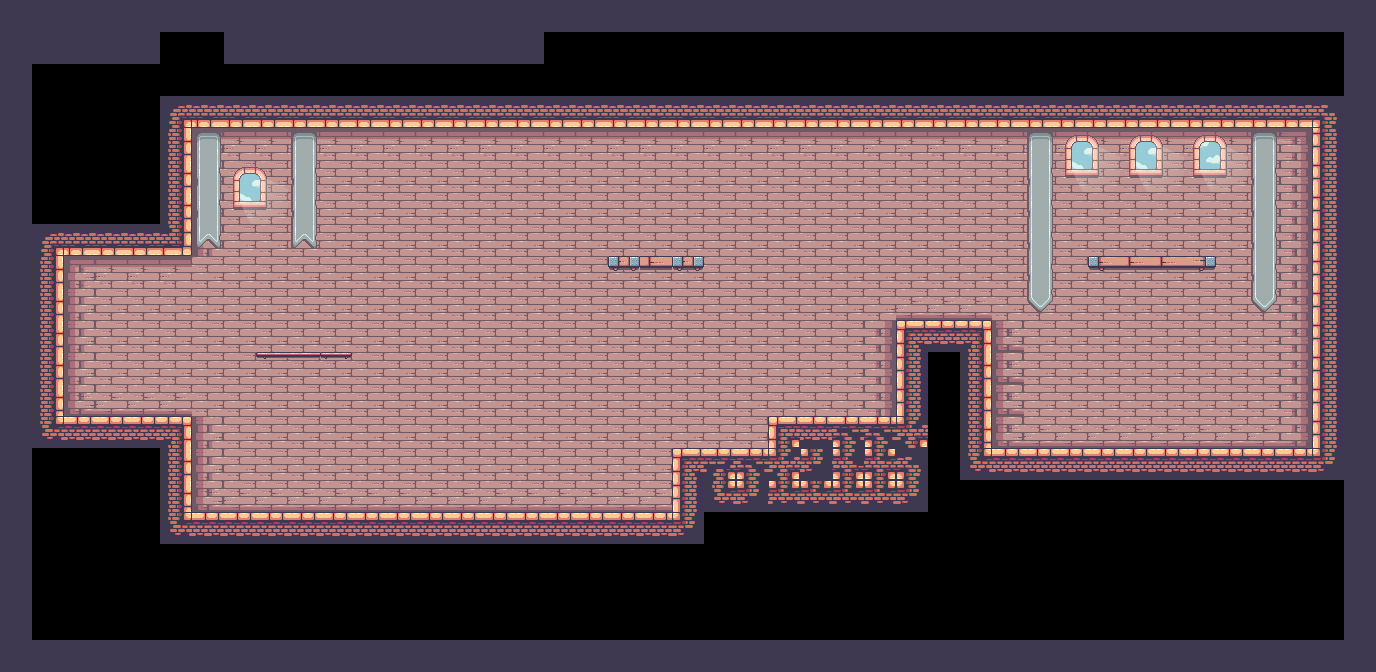

A level layout from a 2D game, rendered from its tile map. Below: a short description, then the map file with its tile-grid data intact:
An orthogonal 43x21 tile map with 32x32 px tiles, 2 tile layers (solidos, decoraciones), 2 tilesets.

<map version="1.5" tiledversion="1.7.2" orientation="orthogonal" renderorder="right-down" width="43" height="21" tilewidth="32" tileheight="32" infinite="0" nextlayerid="3" nextobjectid="1">
 <editorsettings>
  <export target="map1.json" format="json" />
 </editorsettings>
 <tileset firstgid="1" name="tiles1" tilewidth="32" tileheight="32" tilecount="247" columns="19">
  <image source="TileSets/Terrain.png" width="608" height="416" />
  <tile id="20">
   <properties>
    <property name="solido" type="bool" value="true" />
   </properties>
  </tile>
  <tile id="21">
   <properties>
    <property name="solido" type="bool" value="true" />
   </properties>
  </tile>
  <tile id="22">
   <properties>
    <property name="solido" type="bool" value="true" />
   </properties>
  </tile>
 </tileset>
 <tileset firstgid="248" name="tiles2" tilewidth="32" tileheight="32" tilecount="42" columns="7">
  <image source="TileSets/Decorations.png" width="224" height="192" />
 </tileset>
 <layer id="1" name="solidos" width="43" height="21">
  <data encoding="csv">
41,41,41,41,41,41,41,41,41,41,41,41,41,41,41,41,41,41,41,41,41,41,41,41,41,41,41,41,41,41,41,41,41,41,41,41,41,41,41,41,41,41,41,
41,41,41,41,41,0,0,41,41,41,41,41,41,41,41,41,41,0,0,0,0,0,0,0,0,0,0,0,0,0,0,0,0,0,0,0,0,0,0,0,0,0,41,
41,0,0,0,0,0,0,0,0,0,0,0,0,0,0,0,0,0,0,0,0,0,0,0,0,0,0,0,0,0,0,0,0,0,0,0,0,0,0,0,0,0,41,
41,0,0,0,0,27,60,60,60,60,60,60,60,60,60,60,60,60,60,60,60,60,60,60,60,60,60,60,60,60,60,60,60,60,60,60,60,60,60,60,60,28,41,
41,0,0,0,0,42,135,136,136,136,136,136,136,136,136,136,136,136,136,136,136,136,136,136,136,136,136,136,136,136,136,136,136,136,136,136,136,136,136,136,137,40,41,
41,0,0,0,0,42,154,155,155,155,155,155,155,155,155,155,155,155,155,155,155,155,155,155,155,155,155,155,155,155,155,155,155,155,155,155,155,155,155,155,156,40,41,
41,0,0,0,0,42,154,155,155,155,155,155,155,155,155,155,155,155,155,155,155,155,155,155,155,155,155,155,155,155,155,155,155,155,155,155,155,155,155,155,156,40,41,
41,27,60,60,60,61,154,155,155,155,155,155,155,155,155,155,155,155,155,155,155,155,155,155,155,155,155,155,155,155,155,155,155,155,155,155,155,155,155,155,156,40,41,
41,42,135,136,136,136,155,155,155,155,155,155,155,155,155,155,155,155,155,155,155,155,155,155,155,155,155,155,155,155,155,155,155,155,155,155,155,155,155,155,156,40,41,
41,42,154,155,155,155,155,155,155,155,155,155,155,155,155,155,155,155,155,155,155,155,155,155,155,155,155,155,174,174,174,155,155,155,155,155,155,155,155,155,156,40,41,
41,42,154,155,155,155,155,155,155,155,155,155,155,155,155,155,155,155,155,155,155,155,155,155,155,155,155,156,21,22,23,173,155,155,155,155,155,155,155,155,156,40,41,
41,42,154,155,155,155,155,155,155,155,155,155,155,155,155,155,155,155,155,155,155,155,155,155,155,155,155,156,40,0,42,173,155,155,155,155,155,155,155,155,156,40,41,
41,42,173,174,174,174,155,155,155,155,155,155,155,155,155,155,155,155,155,155,155,155,155,155,155,155,155,156,40,0,42,173,155,155,155,155,155,155,155,155,156,40,41,
41,46,22,22,22,23,154,155,155,155,155,155,155,155,155,155,155,155,155,155,155,155,155,155,93,22,85,85,56,0,42,173,174,174,174,174,174,174,174,174,175,40,41,
41,0,0,0,0,42,154,155,155,155,155,155,155,155,155,155,155,155,155,155,155,21,84,85,56,47,34,36,28,0,46,22,22,22,22,22,22,22,22,22,22,47,41,
41,0,0,0,0,42,173,174,174,174,174,174,174,174,174,174,174,174,174,174,174,40,46,47,31,31,31,31,47,0,0,0,0,0,0,0,0,0,0,0,0,0,41,
41,0,0,0,0,46,22,22,22,22,22,22,22,22,22,22,22,22,22,22,22,47,0,0,0,0,0,0,0,0,0,0,0,0,0,0,0,0,0,0,0,0,41,
41,0,0,0,0,0,0,0,0,0,0,0,0,0,0,0,0,0,0,0,0,0,0,0,0,0,0,0,0,0,0,0,0,0,0,0,0,0,0,0,0,0,41,
41,0,0,0,0,0,0,0,0,0,0,0,0,0,0,0,0,0,0,0,0,0,0,0,0,0,0,0,0,0,0,0,0,0,0,0,0,0,0,0,0,0,41,
41,0,0,0,0,0,0,0,0,0,0,0,0,0,0,0,0,0,0,0,0,0,0,0,0,0,0,0,0,0,0,0,0,0,0,0,0,0,0,0,0,0,41,
41,41,41,41,41,41,41,41,41,41,41,41,41,41,41,41,41,41,41,41,41,41,41,41,41,41,41,41,41,41,41,41,41,41,41,41,41,41,41,41,41,41,41
</data>
 </layer>
 <layer id="2" name="decoraciones" width="43" height="21">
  <data encoding="csv">
0,0,0,0,0,0,0,0,0,0,0,0,0,0,0,0,0,0,0,0,0,0,0,0,0,0,0,0,0,0,0,0,0,0,0,0,0,0,0,0,0,0,0,
0,0,0,0,0,0,0,0,0,0,0,0,0,0,0,0,0,0,0,0,0,0,0,0,0,0,0,0,0,0,0,0,0,0,0,0,0,0,0,0,0,0,0,
0,0,0,0,0,0,0,0,0,0,0,0,0,0,0,0,0,0,0,0,0,0,0,0,0,0,0,0,0,0,0,0,0,0,0,0,0,0,0,0,0,0,0,
0,0,0,0,0,0,0,0,0,0,0,0,0,0,0,0,0,0,0,0,0,0,0,0,0,0,0,0,0,0,0,0,0,0,0,0,0,0,0,0,0,0,0,
0,0,0,0,0,0,256,0,0,256,0,0,0,0,0,0,0,0,0,0,0,0,0,0,0,0,0,0,0,0,0,0,256,271,272,271,272,273,274,256,0,0,0,
0,0,0,0,0,0,263,271,272,263,0,0,0,0,0,0,0,0,0,0,0,0,0,0,0,0,0,0,0,0,0,0,263,278,279,278,279,280,281,263,0,0,0,
0,0,0,0,0,0,263,278,279,263,0,0,0,0,0,0,0,0,0,0,0,0,0,0,0,0,0,0,0,0,0,0,263,0,0,0,0,0,0,263,0,0,0,
0,0,0,0,0,0,270,0,0,270,0,0,0,0,0,0,0,0,0,0,0,0,0,0,0,0,0,0,0,0,0,0,263,0,0,0,0,0,0,263,0,0,0,
0,0,0,0,0,0,0,0,0,0,0,0,0,0,0,0,0,0,116,267,265,267,0,0,0,0,0,0,0,0,0,0,263,0,264,265,265,266,0,263,0,0,0,
0,0,0,0,0,0,0,0,0,0,0,0,0,0,0,0,0,116,116,0,0,0,0,0,0,0,0,0,0,0,0,0,277,0,0,0,0,0,0,277,0,0,0,
0,0,0,0,0,0,0,0,0,0,0,0,0,116,116,116,116,116,0,0,0,0,0,0,0,0,0,0,0,0,0,0,0,0,0,0,0,0,0,0,0,0,0,
0,0,0,0,116,116,116,116,257,258,260,116,116,116,116,116,0,0,0,0,0,0,0,0,0,0,0,0,0,0,0,0,0,0,0,0,0,0,0,0,0,0,0,
0,0,0,0,0,0,0,0,0,0,0,0,0,0,0,0,0,0,0,0,0,0,0,0,0,0,0,0,0,0,0,0,0,0,0,0,0,0,0,0,0,0,0,
0,0,0,0,116,0,0,0,0,0,0,0,0,0,0,0,0,0,0,0,0,0,0,0,0,0,0,0,0,0,0,0,0,0,0,0,0,0,0,0,0,0,0,
0,0,0,0,0,0,0,0,0,0,0,0,0,0,0,0,0,0,0,0,0,0,0,0,0,0,0,0,0,0,0,0,0,0,0,0,0,0,0,0,0,0,0,
0,0,0,0,0,0,0,0,0,0,0,0,0,0,0,0,0,0,0,0,0,0,0,0,0,0,0,0,0,0,0,0,0,0,0,0,0,0,0,0,0,0,0,
0,0,0,0,0,0,0,0,0,0,0,0,0,0,0,0,0,0,0,0,116,0,0,0,0,0,0,0,0,0,0,0,0,0,0,0,0,0,0,0,0,0,0,
0,0,0,0,0,0,0,0,0,0,0,0,0,0,0,0,0,0,0,0,0,0,0,0,0,0,0,0,0,0,0,0,0,0,0,0,0,0,0,0,0,0,0,
0,0,0,0,0,0,0,0,0,0,0,0,0,0,0,0,0,0,0,0,0,0,0,0,0,0,0,0,0,0,0,0,0,0,0,0,0,0,0,0,0,0,0,
0,0,0,0,0,0,0,0,0,0,0,0,0,0,0,0,0,0,0,0,0,0,0,0,0,0,0,0,0,0,0,0,0,0,0,0,0,0,0,0,0,0,0,
0,0,0,0,0,0,0,0,0,0,0,0,0,0,0,0,0,0,0,0,0,0,0,0,0,0,0,0,0,0,0,0,0,0,0,0,0,0,0,0,0,0,0
</data>
 </layer>
</map>
